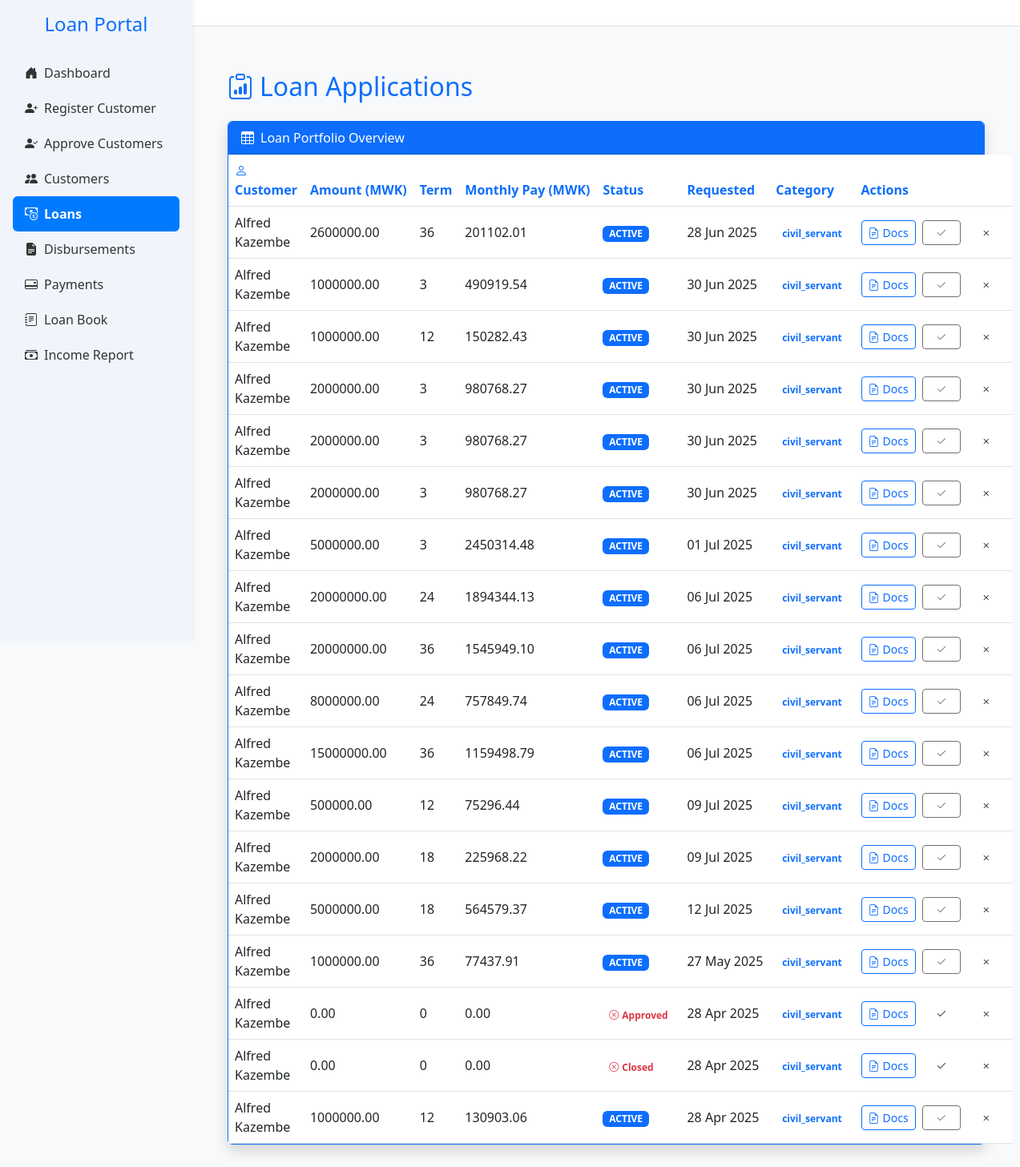
Page /loans on the committed database.
### app.py (models this page shows, shortened)
class Customer(db.Model):
    __tablename__ = 'customers'
    id = db.Column(db.Integer, primary_key=True)
    national_id = db.Column(db.String(20), unique=True, nullable=False)
    first_name = db.Column(db.String(100), nullable=False)
    last_name = db.Column(db.String(100), nullable=False)
    gender = db.Column(db.String(10))
    dob = db.Column(db.String(20))
    title = db.Column(db.String(20))
    email = db.Column(db.String(100), nullable=False)
    contact = db.Column(db.String(20))
    address = db.Column(db.String(255))
    next_of_kin_name = db.Column(db.String(20),nullable=False)
    next_of_kin_relationship = db.Column(db.String(20),nullable=False)
    next_of_kin_contact = db.Column(db.String(20))
    employer = db.Column(db.String(100), nullable=False)
    job_title = db.Column(db.String(100))
    salary = db.Column(db.Float)
    service_length = db.Column(db.String(50))
    bank_name = db.Column(db.String(100))
    bank_account = db.Column(db.String(20), nullable=False)
    salary_deposited = db.Column(db.String(10))
    district = db.Column(db.String(100))
    region = db.Column(db.String(100))
    amount_requested = db.Column(db.Float)
    status = db.Column(db.String(20), default='pending')
    is_approved_for_creation = db.Column(db.Boolean, default=False)
    maker_id = db.Column(db.Integer, nullable=False)
    checker_id = db.Column(db.Integer)
    is_approved_for_deletion = db.Column(db.Boolean, default=False)
    file_number = db.Column(db.String(20))
    created_at = db.Column(db.DateTime, default=datetime.utcnow)
    date_joined = db.Column(db.Date, nullable=True, index=True)
    is_voluntary_retirement_candidate = db.Column(db.Boolean, default=False)
    loans = db.relationship('LoanApplication', back_populates='customer')
    @property
    def is_voluntary_retirement_candidate(self):
        return self.years_in_service is not None and self.years_in_service >= 20

class LoanApplication(db.Model):
    __tablename__ = 'loan_applications'
    id = db.Column(db.Integer, primary_key=True)
    customer_id = db.Column(db.Integer, db.ForeignKey('customers.id'), nullable=False)
    loan_amount = db.Column(db.Float,nullable=False, default=0.0)
    status = db.Column(db.String(20), default='pending')
    created_at = db.Column(db.DateTime, default=datetime.utcnow)
    term_months = db.Column(db.Integer)
    monthly_instalment = db.Column(db.Float)
    total_repayment = db.Column(db.Float)
    effective_rate = db.Column(db.Float)
    category = db.Column(db.String(50))
    loan_category = db.Column(db.Integer, nullable=False)
    disbursed = db.Column(db.Boolean, default=False)
    disbursed_bank = db.Column(db.String(100))
    crb_fees = db.Column(db.Float, default=3000)
    origination_fees = db.Column(db.Float)
    insurance_fees = db.Column(db.Float)
    total_fees = db.Column(db.Float)
    collection_fees = db.Column(db.Float)
    schedule_id = db.Column(
    db.Integer,
    db.ForeignKey('repayment_schedules.id', use_alter=True, name='fk_schedule_id'),
    nullable=True
    )
    loan_number = db.Column(db.String(20), nullable=True, unique=True)
    file_number = db.Column(db.String(50))
    date_created = db.Column(db.DateTime, default=datetime.utcnow)
    disbursement_date = db.Column(db.Date, nullable=True)
    cash_to_client = db.Column(db.Float,nullable=False, default=0.0)
    top_up_interest = db.Column(db.Float, default=0.0)
    settlement_interest = db.Column(db.Float, default=0.0)
    closure_type = db.Column(db.String(20))  # 'settlement' or 'topup'
    closure_date = db.Column(db.DateTime)
    top_up_of = db.Column(db.Integer, db.ForeignKey('loan_applications.id'), nullable=True)
    application_status = db.Column(db.String(20), nullable=False, default='pending')
    loan_state = db.Column(db.String(20), nullable=False, default='active')
    performance_status = db.Column(db.String(20), nullable=False, default='performing')
    top_up_balance = db.Column(db.Float, default=0.0)
    settlement_balance = db.Column(db.Float, default=0.0)
    current_balance = db.Column(db.Float, default=0.0)
    settlement_type = Column(Enum(SettlementTypeEnum), nullable=True)
    settling_institution = Column(String(255), nullable=True)  # only if third_party
    settlement_reason = db.Column(db.String(255), nullable=True)
    vote_id = db.Column(db.Integer, db.ForeignKey('votes.id'))
    outstanding_fees = db.Column(db.Float, default=0.0)
    pricing_version = db.Column(db.Integer, default=1)
    applied_interest_rate = db.Column(db.Float)
    applied_collection_fee = db.Column(db.Float)
    written_off_amount = db.Column(db.Float, default=0.0)
    insurance_settlement_amount = db.Column(db.Float, default=0.0)
    parent_loan_id = db.Column(
        db.Integer,
        db.ForeignKey('loan_applications.id'),
        nullable=True
    )
    vote = db.relationship('Vote', backref='loan_applications')
    topups = db.relationship(
        'LoanApplication',
        foreign_keys=[parent_loan_id],  # 👈 Specify which foreign key to use
        backref=db.backref('parent_loan', remote_side=[id]),
        cascade='all, delete-orphan'
    )
    payments = db.relationship('Payment', back_populates='loan', cascade='all, delete-orphan')
    customer = db.relationship('Customer', back_populates='loans')
    repayment_schedules = db.relationship(
        'RepaymentSchedule',
        back_populates='loan',
        cascade='all, delete-orphan',
        foreign_keys='RepaymentSchedule.loan_id'
        )
    @property
    def balance(self):
        if self.loan_state in ('settled_client', 'write_off', 'insurance'):
            return 0.0
        config = get_pricing_config(self.category, self.term_months, self)
        if not config:
            return None
        capitalized = (
            self.loan_amount +
            (self.loan_amount * config.get('origination', 0)) +
            (self.loan_amount * config.get('insurance', 0)) +
            config.get('crb', 0)
        )
        paid_principal = sum(
        alloc.principal or 0
        for p in self.payments
        for alloc in p.allocations
        )
        return round(capitalized - paid_principal, 2)
    from datetime import datetime
    from dateutil.relativedelta import relativedelta   # already using
    import calendar

### app.py (the view)
@app.route('/loans')
def view_loans():
    loans = (
        LoanApplication.query
        .join(Customer)
        .filter(Customer.is_approved_for_creation.is_(True))
        .filter(LoanApplication.status.in_(['pending', 'approved']))
        .options(joinedload(LoanApplication.documents))  # <-- eager‑load docs
        .add_entity(Customer)
        .all()
    )
    processed_loans = [
        {
            "loan":      loan_app,
            "customer":  customer,
            "current_balance": loan_app.balance or 0.0,
        }
        for loan_app, customer in loans
    ]
    return render_template("view_loans.html", loans=processed_loans)

### app.py (called while the page is built, shortened)
def get_pricing_config(category, term_months, loan=None):
    if loan and loan.applied_interest_rate is not None:
        return {
            'rate': loan.applied_interest_rate,
            'origination': loan.origination_fees / loan.loan_amount if loan.loan_amount else 0.15,
            'insurance': loan.insurance_fees / loan.loan_amount if loan.loan_amount else 0.026,
            'collection': loan.applied_collection_fee if loan.applied_collection_fee is not None else 0.0025,
            'crb': loan.crb_fees if loan.crb_fees is not None else 3000
        }

### templates/view_loans.html (shortened to what this page needs)
{% extends "base.html" %}
{% block content %}
<div class="container mt-4">
  <h2 class="mb-4 text-primary">
    <i class="bi bi-clipboard-data me-2"></i>Loan Applications
  </h2>
  <div class="card border-primary shadow">
    <div class="card-header bg-primary text-white">
      <i class="bi bi-table me-2"></i>Loan Portfolio Overview
    </div>
    <div class="card-body p-0">
      <table class="table table-hover align-middle mb-0" id="loanTable">
        <thead class="bg-light-primary">
          <tr>
            <th class="text-primary"><i class="bi bi-person me-1"></i>Customer</th>
            <th class="text-primary">Amount (MWK)</th>
            <th class="text-primary">Term</th>
            <th class="text-primary">Monthly Pay (MWK)</th>
            <th class="text-primary">Status</th>
            <th class="text-primary">Requested</th>
            <th class="text-primary">Category</th>
            <th class="text-primary">Actions</th>
          </tr>
        </thead>
        <tbody>
          {% for entry in loans %}
          <tr>
            <td class="fw-medium">{{ entry.customer.first_name }} {{ entry.customer.last_name }}</td>
            <td>{{ "%.2f"|format(entry.loan.loan_amount or 0) }}</td>
            <td>{{ entry.loan.term_months }}</td>
            <td class="text-nowrap">{{ "%.2f"|format(entry.loan.monthly_instalment or 0) }}</td>
            <td>
              {% if entry.loan.application_status == 'approved' %}
                <span class="badge
                  {% if entry.loan.loan_state == 'active' %}bg-primary
                  {% elif entry.loan.loan_state == 'closed' %}bg-secondary
                  {% elif entry.loan.loan_state == 'written_off' %}bg-danger
                  {% elif entry.loan.loan_state == 'topped_up' %}bg-info
                  {% else %}bg-warning{% endif %}">
                  {{ entry.loan.loan_state|replace('_', ' ')|upper }}
                </span>
              {% elif entry.loan.application_status == 'pending' %}
                <span class="badge bg-warning-soft text-warning">
                  <i class="bi bi-clock-history me-1"></i>{{ entry.loan.application_status|title }}
                </span>
              {% else %}
                <span class="badge bg-danger-soft text-danger">
                  <i class="bi bi-x-circle me-1"></i>{{ entry.loan.application_status|title }}
                </span>
              {% endif %}
            </td>
            <td>{{ entry.loan.created_at.strftime('%d %b %Y') if entry.loan.created_at else '' }}</td>
            <td>
              <span class="badge bg-primary-soft text-primary">{{ entry.loan.category }}</span>
            </td>
            <td class="text-nowrap">
              <div class="d-flex gap-2">
                <button type="button"
                        class="btn btn-sm btn-outline-primary"
                        data-bs-toggle="modal"
                        data-bs-target="#loanDocsModal{{ entry.loan.id }}">
                  <i class="bi bi-file-earmark-text me-1"></i>Docs
                </button>
                <form method="POST"
                      action="{{ url_for('process_loan', loan_id=entry.loan.id, action='approve') }}">
                  <button class="btn btn-success-soft btn-sm px-3 py-1" type="submit"
                          {% if entry.loan.application_status == 'approved' %}disabled{% endif %}>
                    <i class="bi bi-check2"></i>
                  </button>
                </form>
                <form method="POST"
                      action="{{ url_for('process_loan', loan_id=entry.loan.id, action='reject') }}">
                  <button class="btn btn-danger-soft btn-sm px-3 py-1" type="submit"
                          {% if entry.loan.application_status == 'rejected' %}disabled{% endif %}>
                    <i class="bi bi-x"></i>
                  </button>
                </form>
              </div>
            </td>
          </tr>
          {% endfor %}
        </tbody>
      </table>
    </div>
  </div>
</div>
{% endblock %}

### templates/base.html (shortened to what this page needs)
<!DOCTYPE html>
<html lang="en">
<head>
    <link href="https://cdn.jsdelivr.net/npm/bootstrap@5.3.0/dist/css/bootstrap.min.css" rel="stylesheet">
    <link href="https://cdn.jsdelivr.net/npm/bootstrap-icons@1.10.5/font/bootstrap-icons.css" rel="stylesheet">
    <link href="https://cdn.jsdelivr.net/npm/bootstrap-icons@1.10.0/font/bootstrap-icons.css" rel="stylesheet">
</head>
<body>
    <div class="sidebar">
        <h4 class="text-center text-primary mb-4">Loan Portal</h4>
        <ul class="nav flex-column px-3">
            <li class="nav-item">
                <a class="nav-link {% if request.endpoint == 'home' %}active{% endif %}" href="{{ url_for('home') }}">
                    <i class="bi bi-house-door-fill me-2"></i>Dashboard
                </a>
            </li>
            <li class="nav-item">
                <a class="nav-link {% if request.endpoint == 'register_customer_debug' %}active{% endif %}" href="{{ url_for('register_customer_debug') }}">
                    <i class="bi bi-person-plus-fill me-2"></i>Register Customer
                </a>
            </li>
            <li class="nav-item">
                <a class="nav-link {% if request.endpoint == 'approve_customers' %}active{% endif %}" href="{{ url_for('approve_customers') }}">
                    <i class="bi bi-person-check-fill me-2"></i>Approve Customers
                </a>
            </li>
            <li class="nav-item">
                <a class="nav-link {% if request.endpoint == 'customers' %}active{% endif %}" href="{{ url_for('customers') }}">
                    <i class="bi bi-people-fill me-2"></i>Customers
                </a>
            </li>
            <li class="nav-item">
                <a class="nav-link {% if request.endpoint == 'view_loans' %}active{% endif %}" href="{{ url_for('view_loans') }}">
                    <i class="bi bi-cash-coin me-2"></i>Loans
                </a>
            </li>
            <li class="nav-item">
                <a class="nav-link {% if request.endpoint == 'disbursements' %}active{% endif %}" href="{{ url_for('disbursements') }}">
                    <i class="bi bi-file-earmark-text-fill me-2"></i>Disbursements
                </a>
            </li>
            <li class="nav-item">
                <a class="nav-link {% if request.endpoint == 'payments' %}active{% endif %}" href="{{ url_for('payments') }}">
                    <i class="bi bi-credit-card-2-back me-2"></i>Payments
                </a>
            </li>
            <li class="nav-item">
                <a class="nav-link {% if request.endpoint == 'loanbook' %}active{% endif %}" href="{{ url_for('loanbook') }}">
                    <i class="bi bi-journal-text me-2"></i>Loan Book
                </a>
            <li class="nav-item">
                <a class="nav-link {% if request.endpoint == 'income_report' %}active{% endif %}" href="{{ url_for('income_report') }}">
                    <i class="bi bi-cash-stack me-2"></i>Income Report
                </a>
            </li>
        </ul>
    </div>
    <div class="topbar d-flex justify-content-between align-items-center">
    </div>
    <div class="main">
        {% block content %}{% endblock %}
    </div>
</body>
</html>

### templates/base.html (style rules this page uses)
:root { --main-blue: #007bff; --sidebar-bg: #f1f5fb; --sidebar-hover: #dbeafe; }
body { overflow-x: hidden; background-color: #f8f9fa; }
.sidebar { height: 100vh; position: fixed; width: 240px; background-color: var(--sidebar-bg); padding-top: 1rem; box-shadow: 2px 0 5px rgba(0, 0, 0, 0.05); }
.main { margin-left: 240px; padding: 2rem; }
.nav-link { color: #333; font-weight: 500; padding: 10px 15px; border-radius: 6px; transition: all 0.2s ease-in-out; }
.nav-link.active { background-color: var(--main-blue); color: white; font-weight: bold; }
.nav-link i { width: 20px; }
.topbar { background-color: white; margin-left: 240px; padding: 1rem 2rem; border-bottom: 1px solid #dee2e6; }

### rows in the picture
Customer: customer.first_name "Alfred" "Alfred" "Alfred" "Alfred" "Alfred" "Alfred" "Alfred" "Alfred" "Alfred" "Alfred" "Alfred" "Alfred" "Alfred" "Alfred" "Alfred" "Alfred" "Alfred" "Alfred", customer.last_name "Kazembe" "Kazembe" "Kazembe" "Kazembe" "Kazembe" "Kazembe" "Kazembe" "Kazembe" "Kazembe" "Kazembe" "Kazembe" "Kazembe" "Kazembe" "Kazembe" "Kazembe" "Kazembe" "Kazembe" "Kazembe"
LoanApplication: loan "2600000.00", loan.term_months "36", loan "201102.01", loan.loan_state "ACTIVE", loan.created_at "28 Jun 2025", loan.category "civil_servant"
LoanApplication: loan "1000000.00", loan.term_months "3", loan "490919.54", loan.loan_state "ACTIVE", loan.created_at "30 Jun 2025", loan.category "civil_servant"
LoanApplication: loan "1000000.00", loan.term_months "12", loan "150282.43", loan.loan_state "ACTIVE", loan.created_at "30 Jun 2025", loan.category "civil_servant"
LoanApplication: loan "2000000.00", loan.term_months "3", loan "980768.27", loan.loan_state "ACTIVE", loan.created_at "30 Jun 2025", loan.category "civil_servant"
LoanApplication: loan "2000000.00", loan.term_months "3", loan "980768.27", loan.loan_state "ACTIVE", loan.created_at "30 Jun 2025", loan.category "civil_servant"
LoanApplication: loan "2000000.00", loan.term_months "3", loan "980768.27", loan.loan_state "ACTIVE", loan.created_at "30 Jun 2025", loan.category "civil_servant"
LoanApplication: loan "5000000.00", loan.term_months "3", loan "2450314.48", loan.loan_state "ACTIVE", loan.created_at "01 Jul 2025", loan.category "civil_servant"
LoanApplication: loan "20000000.00", loan.term_months "24", loan "1894344.13", loan.loan_state "ACTIVE", loan.created_at "06 Jul 2025", loan.category "civil_servant"
LoanApplication: loan "20000000.00", loan.term_months "36", loan "1545949.10", loan.loan_state "ACTIVE", loan.created_at "06 Jul 2025", loan.category "civil_servant"
LoanApplication: loan "8000000.00", loan.term_months "24", loan "757849.74", loan.loan_state "ACTIVE", loan.created_at "06 Jul 2025", loan.category "civil_servant"
LoanApplication: loan "15000000.00", loan.term_months "36", loan "1159498.79", loan.loan_state "ACTIVE", loan.created_at "06 Jul 2025", loan.category "civil_servant"
LoanApplication: loan "500000.00", loan.term_months "12", loan "75296.44", loan.loan_state "ACTIVE", loan.created_at "09 Jul 2025", loan.category "civil_servant"
LoanApplication: loan "2000000.00", loan.term_months "18", loan "225968.22", loan.loan_state "ACTIVE", loan.created_at "09 Jul 2025", loan.category "civil_servant"
LoanApplication: loan "5000000.00", loan.term_months "18", loan "564579.37", loan.loan_state "ACTIVE", loan.created_at "12 Jul 2025", loan.category "civil_servant"
LoanApplication: loan "1000000.00", loan.term_months "36", loan "77437.91", loan.loan_state "ACTIVE", loan.created_at "27 May 2025", loan.category "civil_servant"
LoanApplication: loan "0.00", loan.term_months "0", loan "0.00", loan.application_status "Approved", loan.created_at "28 Apr 2025", loan.category "civil_servant"
LoanApplication: loan "0.00", loan.term_months "0", loan "0.00", loan.application_status "Closed", loan.created_at "28 Apr 2025", loan.category "civil_servant"
LoanApplication: loan "1000000.00", loan.term_months "12", loan "130903.06", loan.loan_state "ACTIVE", loan.created_at "28 Apr 2025", loan.category "civil_servant"
